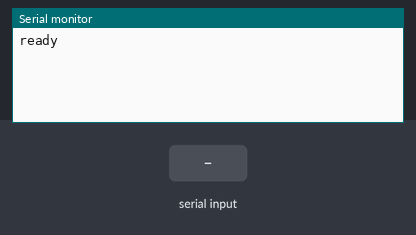
Bench run of a sketch on a simulated ESP32-S3. Parts: the last lines printed to the serial monitor. The test bench sets the inputs (shaded band).

Above: at 1.2 s.
1.3 s: "1\n" received over Serial
At 2.5 s:
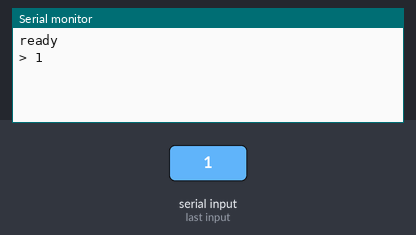
2.8 s: "0\n" received over Serial
At 3.9 s:
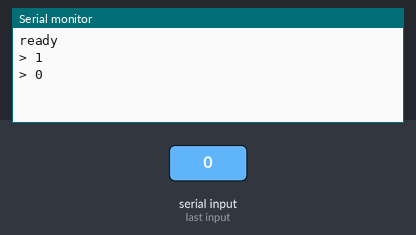

The sketch:

serial-echo.ino
```cpp
// serial-echo — tests assert (BT125): each line received on Serial (UART0, 115200) comes back
// uppercased as "> <LINE>\r\n" ("abc\n" → "> ABC\r\n"; a 200-byte line arrives intact), and
// Serial1 (UART1 on GPIO18 RX / GPIO17 TX through the GPIO matrix) does the same. Prints "ready"
// once both ports are open.
String line0;
String line1;

void echo(Stream &port, String &line) {
  while (port.available() > 0) {
    char c = (char)port.read();
    if (c == '\n') {
      line.toUpperCase();
      port.print("> ");
      port.print(line);
      port.print("\r\n");
      line = "";
    } else if (c != '\r') {
      line += c;
    }
  }
}

void setup() {
  Serial.begin(115200);
  Serial1.begin(115200, SERIAL_8N1, 18, 17);
  line0.reserve(256);
  line1.reserve(256);
  Serial.println("ready");
}

void loop() {
  echo(Serial, line0);
  echo(Serial1, line1);
  delay(1);
}
```

Measured:
- after the input at 1.3 s, the serial monitor: prints a new line at once (image 1)
- after the input at 2.8 s, the serial monitor: prints a new line at once (image 2)
